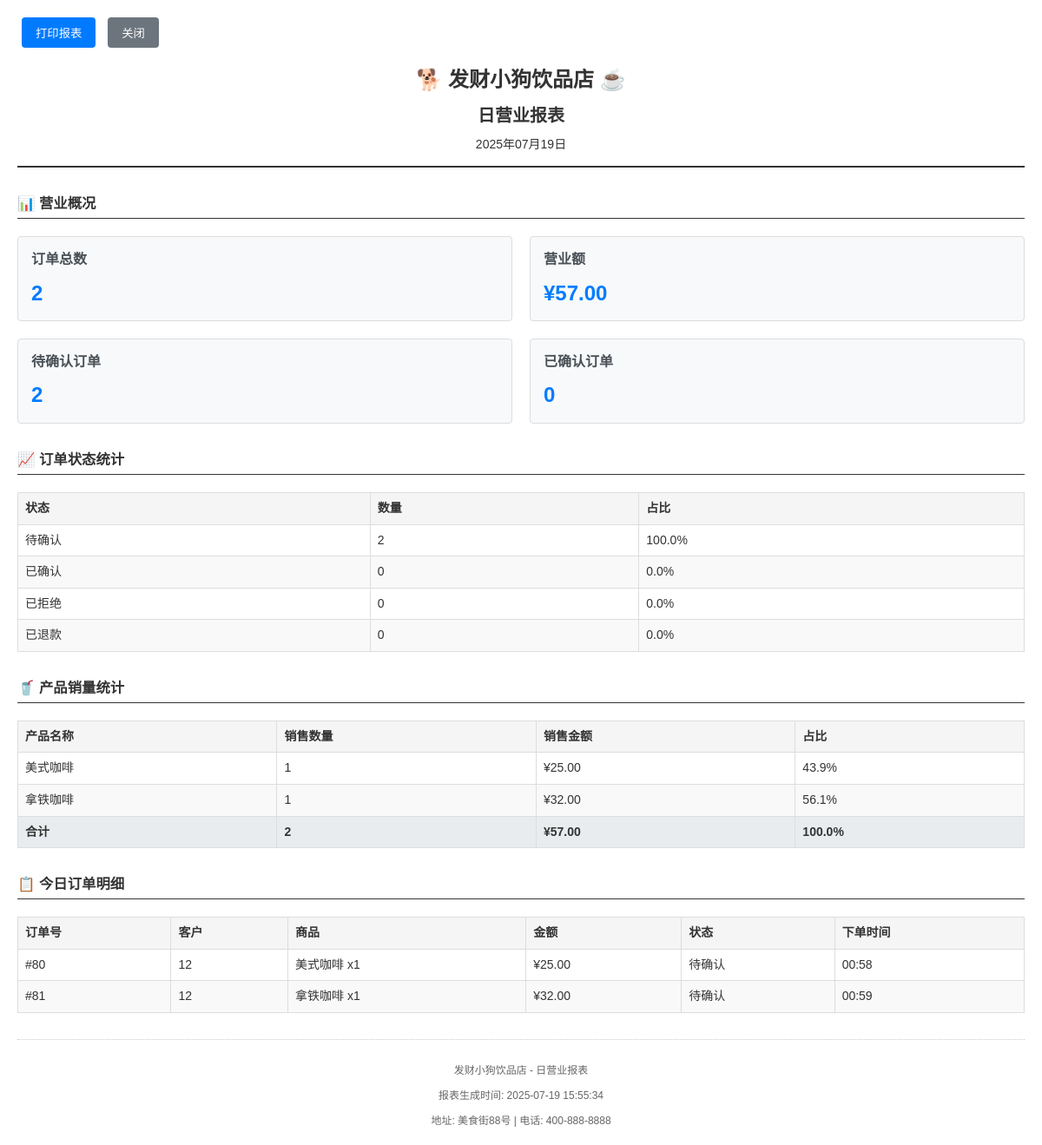
Page /admin/print_daily_summary (signed in) on the committed database.
### app/models.py (models this page shows, shortened)
class DrinkProduct(db.Model):
    id = db.Column(db.Integer, primary_key=True)
    name = db.Column(db.String(100), nullable=False)
    description = db.Column(db.Text, nullable=True)
    price = db.Column(db.Float, nullable=False)
    category_id = db.Column(db.Integer, nullable=True)  # 简化：不使用外键
    category = db.Column(db.String(50), nullable=True)  # 保留原有字段作为备用
    image = db.Column(db.String(200), nullable=True)  # 产品图片
    size_options = db.Column(db.String(200), nullable=True)  # 规格选项（小杯、中杯、大杯）
    temperature_options = db.Column(db.String(100), nullable=True)  # 温度选项（热、冰、常温）
    is_active = db.Column(db.Boolean, default=True)
    created_at = db.Column(db.DateTime, default=datetime.utcnow)
    order_items = db.relationship('OrderItem', backref='drink_product', lazy=True)

class Order(db.Model):
    id = db.Column(db.Integer, primary_key=True)
    user_id = db.Column(db.Integer, db.ForeignKey('user.id'), nullable=False)
    total_amount = db.Column(db.Float, nullable=False)
    status = db.Column(db.String(20), default='pending')  # pending, confirmed, rejected, completed, refunded, cancelled, cancel_pending
    notes = db.Column(db.Text, nullable=True)
    created_at = db.Column(db.DateTime, default=datetime.utcnow)
    confirmed_at = db.Column(db.DateTime, nullable=True)
    confirmed_by = db.Column(db.String(80), nullable=True)  # 管理员用户名
    reject_reason = db.Column(db.Text, nullable=True)  # 拒绝原因
    refund_reason = db.Column(db.Text, nullable=True)  # 退款原因
    refunded_at = db.Column(db.DateTime, nullable=True)  # 退款时间
    refund_qr_code = db.Column(db.String(255), nullable=True)  # 退款收款二维码路径
    refund_status = db.Column(db.String(20), nullable=True)  # 退款状态: pending, approved, rejected, completed
    refund_approved_by = db.Column(db.String(80), nullable=True)  # 退款审批人
    refund_approved_at = db.Column(db.DateTime, nullable=True)  # 退款审批时间
    refund_completed_at = db.Column(db.DateTime, nullable=True)  # 退款完成时间
    refund_admin_notes = db.Column(db.Text, nullable=True)  # 管理员退款备注
    cancel_reason = db.Column(db.Text, nullable=True)  # 取消原因
    cancelled_at = db.Column(db.DateTime, nullable=True)  # 取消时间
    cancelled_by = db.Column(db.String(80), nullable=True)  # 取消操作者（用户或管理员）
    cancel_approved_by = db.Column(db.String(80), nullable=True)  # 取消审批者（管理员）
    cancel_approved_at = db.Column(db.DateTime, nullable=True)  # 取消审批时间
    cancel_qr_code = db.Column(db.String(255), nullable=True)  # 取消订单时的收款二维码路径（已付款订单需要）
    order_items = db.relationship('OrderItem', backref='order', lazy=True, cascade='all, delete-orphan')

class User(db.Model):
    id = db.Column(db.Integer, primary_key=True)
    username = db.Column(db.String(80), unique=True, nullable=False)
    email = db.Column(db.String(120), unique=True, nullable=False)
    phone = db.Column(db.String(20), nullable=True)
    address = db.Column(db.Text, nullable=True)  # 地址
    preferences = db.Column(db.Text, nullable=True)  # 偏好记录
    notes = db.Column(db.Text, nullable=True)  # 备注
    is_vip = db.Column(db.Boolean, default=False)  # VIP状态
    total_orders = db.Column(db.Integer, default=0)  # 总订单数
    total_spent = db.Column(db.Float, default=0.0)  # 总消费金额
    last_order_at = db.Column(db.DateTime, nullable=True)  # 最后下单时间
    created_at = db.Column(db.DateTime, default=datetime.utcnow)
    orders = db.relationship('Order', backref='user', lazy=True)

class OrderItem(db.Model):
    id = db.Column(db.Integer, primary_key=True)
    order_id = db.Column(db.Integer, db.ForeignKey('order.id'), nullable=False)
    drink_product_id = db.Column(db.Integer, db.ForeignKey('drink_product.id'), nullable=False)
    quantity = db.Column(db.Integer, nullable=False, default=1)
    unit_price = db.Column(db.Float, nullable=False)
    subtotal = db.Column(db.Float, nullable=False)
    size = db.Column(db.String(20), nullable=True)  # 规格选择
    temperature = db.Column(db.String(20), nullable=True)  # 温度选择
    sugar_level = db.Column(db.String(20), nullable=True)  # 糖度选择
    ice_level = db.Column(db.String(20), nullable=True)  # 冰量选择
    notes = db.Column(db.Text, nullable=True)  # 特殊要求
    product = db.relationship('DrinkProduct', foreign_keys=[drink_product_id], lazy=True, overlaps="drink_product,order_items")

### app/admin/routes.py (the view)
@bp.route('/print_daily_summary')
@admin_required
def print_daily_summary():
    from datetime import date
    today = date.today()
    today_orders = Order.query.filter(
        db.func.date(Order.created_at) == today
    ).all()
    total_orders = len(today_orders)
    total_amount = sum(order.total_amount for order in today_orders)
    pending_count = len([o for o in today_orders if o.status == 'pending'])
    confirmed_count = len([o for o in today_orders if o.status == 'confirmed'])
    rejected_count = len([o for o in today_orders if o.status == 'rejected'])
    refunded_count = len([o for o in today_orders if o.status == 'refunded'])
    product_stats = {}
    for order in today_orders:
        if order.status in ['confirmed', 'pending']:  # 只统计有效订单
            for item in order.order_items:
                product_name = item.drink_product.name
                if product_name not in product_stats:
                    product_stats[product_name] = {'quantity': 0, 'amount': 0}
                product_stats[product_name]['quantity'] += item.quantity
                product_stats[product_name]['amount'] += item.subtotal
    response = make_response(render_template('admin/print_daily_summary.html',
                                           today=today,
                                           today_orders=today_orders,
                                           total_orders=total_orders,
                                           total_amount=total_amount,
                                           pending_count=pending_count,
                                           confirmed_count=confirmed_count,
                                           rejected_count=rejected_count,
                                           refunded_count=refunded_count,
                                           product_stats=product_stats))
    response.headers['Content-Type'] = 'text/html; charset=utf-8'
    return response

### app/admin/routes.py (called while the page is built)
def admin_required(f):
    @wraps(f)
    def decorated_function(*args, **kwargs):
        if not session.get('is_admin'):
            flash('请先登录管理员账户', 'error')
            return redirect(url_for('admin.login'))
        return f(*args, **kwargs)
    return decorated_function

### templates/admin/print_daily_summary.html (shortened to what this page needs)
<!DOCTYPE html>
<html lang="zh-CN">
<head>
</head>
<body>
    <div class="no-print">
        <button onclick="window.print()" class="btn">
             打印报表
        </button>
        <button onclick="window.close()" class="btn btn-secondary">
             关闭
        </button>
    </div>
    <div class="print-content">
        <div class="print-header">
            <div class="store-name">🐕 发财小狗饮品店 ☕</div>
            <div class="report-title">日营业报表</div>
            <div>{{ today.strftime('%Y年%m月%d日') }}</div>
        </div>
        <div class="section">
            <h3>📊 营业概况</h3>
            <div class="summary-grid">
                <div class="summary-card">
                    <h4>订单总数</h4>
                    <div class="summary-value">{{ total_orders }}</div>
                </div>
                <div class="summary-card">
                    <h4>营业额</h4>
                    <div class="summary-value">¥{{ "%.2f"|format(total_amount) }}</div>
                </div>
                <div class="summary-card">
                    <h4>待确认订单</h4>
                    <div class="summary-value">{{ pending_count }}</div>
                </div>
                <div class="summary-card">
                    <h4>已确认订单</h4>
                    <div class="summary-value">{{ confirmed_count }}</div>
                </div>
            </div>
        </div>
        <div class="section">
            <h3>📈 订单状态统计</h3>
            <table class="data-table">
                <thead>
                    <tr>
                        <th>状态</th>
                        <th>数量</th>
                        <th>占比</th>
                    </tr>
                </thead>
                <tbody>
                    <tr>
                        <td>待确认</td>
                        <td>{{ pending_count }}</td>
                        <td>{{ "%.1f"|format((pending_count / total_orders * 100) if total_orders > 0 else 0) }}%</td>
                    </tr>
                    <tr>
                        <td>已确认</td>
                        <td>{{ confirmed_count }}</td>
                        <td>{{ "%.1f"|format((confirmed_count / total_orders * 100) if total_orders > 0 else 0) }}%</td>
                    </tr>
                    <tr>
                        <td>已拒绝</td>
                        <td>{{ rejected_count }}</td>
                        <td>{{ "%.1f"|format((rejected_count / total_orders * 100) if total_orders > 0 else 0) }}%</td>
                    </tr>
                    <tr>
                        <td>已退款</td>
                        <td>{{ refunded_count }}</td>
                        <td>{{ "%.1f"|format((refunded_count / total_orders * 100) if total_orders > 0 else 0) }}%</td>
                    </tr>
                </tbody>
            </table>
        </div>
        {% if product_stats %}
        <div class="section">
            <h3>🥤 产品销量统计</h3>
            <table class="data-table">
                <thead>
                    <tr>
                        <th>产品名称</th>
                        <th>销售数量</th>
                        <th>销售金额</th>
                        <th>占比</th>
                    </tr>
                </thead>
                <tbody>
                    {% for product_name, stats in product_stats.items() %}
                    <tr>
                        <td>{{ product_name }}</td>
                        <td>{{ stats.quantity }}</td>
                        <td>¥{{ "%.2f"|format(stats.amount) }}</td>
                        <td>{{ "%.1f"|format((stats.amount / total_amount * 100) if total_amount > 0 else 0) }}%</td>
                    </tr>
                    {% endfor %}
                </tbody>
                <tfoot>
                    <tr style="background-color: #e9ecef; font-weight: bold;">
                        <td>合计</td>
                        <td>{{ product_stats.values()|sum(attribute='quantity') }}</td>
                        <td>¥{{ "%.2f"|format(product_stats.values()|sum(attribute='amount')) }}</td>
                        <td>100.0%</td>
                    </tr>
                </tfoot>
            </table>
        </div>
        {% endif %}
        {% if today_orders %}
        <div class="section">
            <h3>📋 今日订单明细</h3>
            <table class="data-table">
                <thead>
                    <tr>
                        <th>订单号</th>
                        <th>客户</th>
                        <th>商品</th>
                        <th>金额</th>
                        <th>状态</th>
                        <th>下单时间</th>
                    </tr>
                </thead>
                <tbody>
                    {% for order in today_orders %}
                    <tr>
                        <td>#{{ order.id }}</td>
                        <td>{{ order.user.username }}</td>
                        <td>
                            {% for item in order.order_items %}
                            {{ item.drink_product.name }} x{{ item.quantity }}
                            {% endfor %}
                        </td>
                        <td>¥{{ "%.2f"|format(order.total_amount) }}</td>
                        <td>
                            {% if order.status == 'pending' %}待确认
                            {% elif order.status == 'confirmed' %}已确认
                            {% elif order.status == 'rejected' %}已拒绝
                            {% elif order.status == 'refunded' %}已退款
                            {% endif %}
                        </td>
                        <td>{{ order.created_at.strftime('%H:%M') }}</td>
                    </tr>
                    {% endfor %}
                </tbody>
            </table>
        </div>
        {% endif %}
        <div class="print-footer">
            <p>发财小狗饮品店 - 日营业报表</p>
            <p>报表生成时间: <span id="printTime"></span></p>
            <p>地址: 美食街88号 | 电话: 400-888-8888</p>
        </div>
    </div>
</body>
</html>

### templates/admin/print_daily_summary.html (style rules this page uses)
body { font-family: 'Microsoft YaHei', Arial, sans-serif; font-size: 14px; line-height: 1.4; margin: 20px; color: #333; }
.print-header { text-align: center; border-bottom: 2px solid #333; padding-bottom: 15px; margin-bottom: 20px; }
.store-name { font-size: 24px; font-weight: bold; margin-bottom: 5px; }
.report-title { font-size: 20px; font-weight: bold; margin: 10px 0; }
.summary-grid { display: grid; grid-template-columns: repeat(2, 1fr); gap: 20px; margin: 20px 0; }
.summary-card { border: 1px solid #ddd; padding: 15px; border-radius: 4px; background-color: #f8f9fa; }
.summary-card h4 { margin: 0 0 10px 0; color: #495057; font-size: 16px; }
.summary-value { font-size: 24px; font-weight: bold; color: #007bff; }
.data-table { width: 100%; border-collapse: collapse; margin: 20px 0; }
.data-table th, .data-table td { padding: 8px; text-align: left; border: 1px solid #ddd; }
.data-table th { background-color: #f5f5f5; font-weight: bold; }
.data-table tr:nth-child(even) { background-color: #f9f9f9; }
.section { margin: 30px 0; page-break-inside: avoid; }
.section h3 { border-bottom: 1px solid #333; padding-bottom: 5px; margin-bottom: 15px; }
.no-print { margin-bottom: 20px; }
.btn { display: inline-block; padding: 8px 16px; margin: 0 5px; background-color: #007bff; color: white; text-decoration: none; border-radius: 4px; border: none; cursor: pointer; }
.btn-secondary { background-color: #6c757d; }
.print-footer { margin-top: 30px; text-align: center; font-size: 12px; color: #666; border-top: 1px dotted #ccc; padding-top: 15px; }

### rows in the picture
DrinkProduct: name "美式咖啡", quantity "1", amount "25.00", amount "43.9"
DrinkProduct: name "拿铁咖啡", quantity "1", amount "32.00", amount "56.1"
Order: id "80", user.username "12", total_amount "25.00", status "待确认", created_at "00:58"
OrderItem: drink_product.name "美式咖啡", quantity "1"
Order: id "81", user.username "12", total_amount "32.00", status "待确认", created_at "00:59"
OrderItem: drink_product.name "拿铁咖啡", quantity "1"

### other values in the picture
{{ total_orders }} "2"
{{ "%.2f"|format(total_amount) }} "57.00"
{{ pending_count }} "2"
{{ confirmed_count }} "0"
{{ rejected_count }} "0"
{{ refunded_count }} "0"
{{ product_stats.values()|sum(attribute='quantity') }} "2"
{{ "%.2f"|format(product_stats.values()|sum(attribute='amount')) }} "57.00"
